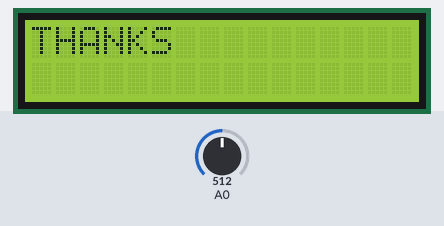
Bench run of a sketch on a simulated Arduino Uno, built with avr-gcc and run on an emulated ATmega328P. Parts: 16×2 character LCD. The inputs (shaded band) are chosen by the test bench; at power-on: A0 = 512. What the sketch prints to the serial monitor is not drawn.

Above: at 5.6 s.
5.7 s: A0 set to 54
At 16.2 s:
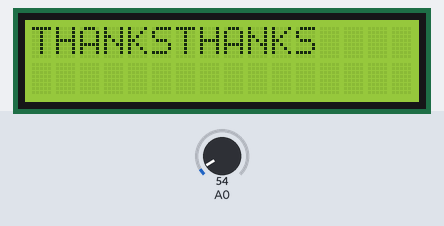
16.5 s: A0 set to 45
At 26.4 s:
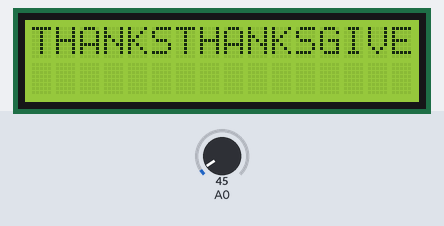
At 46.5 s:
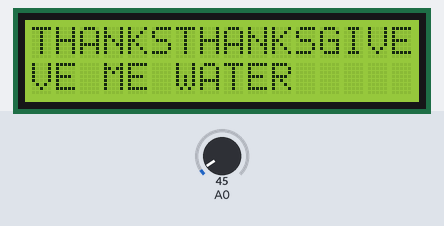
Timing chart, 0 to 48.0 s (numbered marks = the images above; inputs shaded):
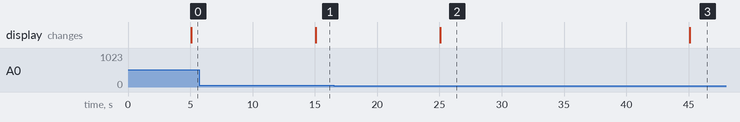

Measured:
- the behaviour switches between 50 and 49 on A0 (found by bisection; images 1 and 2)
- after the input at 16.5 s, the display: changes after 8.6 s (image 2)
- what the display in image 2 shows lasts 20.0 s, from 25.1 s to 45.1 s

The sketch:

code.ino
```cpp
#include <LiquidCrystal.h>
int flex;
const int rs = 12, en = 11, d4 = 5, d5 = 4, d6 = 3, d7 = 2;//LCD and arduino interfacing pins.
//to intialise pins on arduino.
LiquidCrystal lcd(rs, en, d4, d5, d6, d7);
void setup()//runs only once
{
//functions of pins is defined here
  pinMode(A0, INPUT);
  Serial.begin(9600);
  lcd.begin(16, 2);
}
void loop() //code functionality written inside this.
{
      int flex = analogRead(A0);
  Serial.println(flex);
  delay(5000);//5 SECONDS DELAY
  if(flex>=50)//WHEN FLEX SENSOR IS BENT
    {
       Serial.println("THANKS");
       lcd.print("THANKS");
       delay(5000);//5 SECONDS DELAY
    }
    else if(flex<50)//WHEN FLEX SENSOR IS STRAIGHT
    {
      Serial.println("GIVE ME WATER");
      lcd.print("GIVE ME WATER");
       delay(5000);//5 SECONDS DELAY
    }

}
```
